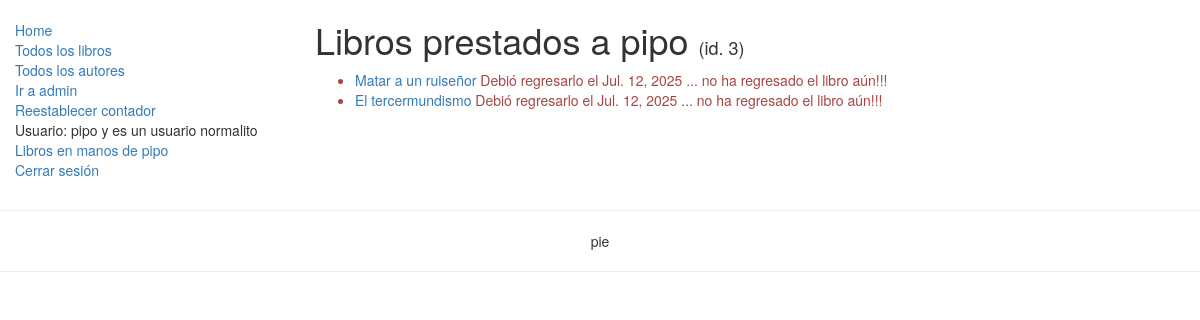
Page /catalogo/LibrosEnManosDelUsuario/pepe (signed in) on the committed database.
### catalogo/models.py (models this page shows, shortened)
class LibroInstancia(models.Model):
    id = models.UUIDField(primary_key=True, default=uuid.uuid4, help_text="ID único para este libro particular en toda la biblioteca")
    libro = models.ForeignKey('Libro', on_delete=models.SET_NULL, null=True)
    imprenta = models.CharField(max_length=200)
    debidoderegresar = models.DateField(null=True, blank=True)
    prestatario = models.ForeignKey(User, on_delete=models.SET_NULL, null=True, blank=True)
    PRESTAMO_STATUS = (
        ('m', 'Mantenimieno'),
        ('p', 'En prestamo'),
        ('d', 'Disponible'),
        ('r', 'Reservado'),
    )
    estatus = models.CharField(max_length=1, choices=PRESTAMO_STATUS, blank=True, default='m', help_text='Disponibilidad del libro')
    class Meta:
        ordering = ["debidoderegresar"] #ordering es un apuntador-identificador de palabra reservada de django para esta clase, no puedo usar el nombre "ordenar".
        permissions = (("puedeMarcarRetornado", "Colocar libro como retornado"),)
    @property
    def estaVencido(self):
        if self.debidoderegresar and date.today() > self.debidoderegresar:
            return True
        return False

class Libro(models.Model):
    titulo = models.CharField(max_length=200)
    autor = models.ForeignKey('Autor', on_delete=models.SET_NULL, null=True)
    descripcion = models.TextField(max_length=1000, help_text="Ingrese una breve descripción del libro")
    isbn = models.CharField('ISBN',max_length=13, help_text='13 Caracteres <a href="https://www.isbn-international.org/content/what-isbn">ISBN number</a>')
    genero = models.ManyToManyField(Genero, help_text="Seleccione un genero para este libro")
    lenguaje = models.ForeignKey('Lenguaje', on_delete=models.SET_NULL, null=True)
    def __str__(self):
        return self.titulo
    def get_absolute_url(self):
        return reverse('detallesDeLibro', args=[str(self.id)])#Para las vistas detalladas que requieren el id de una instancia de este modelo como parámetro en la url, el parámetro name de la función path en el mapeador urls.py debe tener este #nombre ('detallesDeLibro') de url respectivo a dicha vista detallada genérica, de lo contrario se presentará la excepción: Reverse for 'detallesDeLibro' not found. 'libroDetalles' is not a valid view function or pattern name.
    class Meta:
        ordering = ['titulo', 'autor']
    def mostrar_genero(self):
        return ', '.join([ genero.nombre for genero in self.genero.all()[:3] ])
    mostrar_genero.short_description = 'Genero'

### catalogo/views.py (the view)
# urls.py: path('LibrosEnManosDelUsuario/<str:username>', views.ListaLibrosPrestadosAlUsuario.as_view(), name='misLibrosalquilados'),
class ListaLibrosPrestadosAlUsuario(LoginRequiredMixin, generic.ListView):
    model = LibroInstancia
    template_name ='catalogo/listaInstanciasDeLibrosPrestadasAlUsuario.html'
    paginate_by = 2
    def get_queryset(self):
        return LibroInstancia.objects.filter(prestatario=self.request.user).filter(estatus__exact='p').order_by('debidoderegresar')

### catalogo/templates/catalogo/listaInstanciasDeLibrosPrestadasAlUsuario.html
{% extends "base1.html" %}
{% block content %}
    <h1>Libros prestados a {{user.get_username}} <span style="font-size: 18px">({% if user.is_staff %}Usuario staff id.{{user.id}}{% else %}id. {{user.id}}{% endif %})</span></h1>
    {% if libroinstancia_list %}
    <ul>
      {% for instanciaDeLibro in libroinstancia_list %}
      <li class="{% if instanciaDeLibro.estaVencido %}text-danger{% endif %}">
        <a href="{{ instanciaDeLibro.libro.get_absolute_url }}">{{instanciaDeLibro.libro}}</a> {% if not instanciaDeLibro.estaVencido %} Debe regresarlo el {{ instanciaDeLibro.debidoderegresar }}) {% else %} Debió regresarlo el {{ instanciaDeLibro.debidoderegresar }} ... no ha regresado el libro aún!!!{% endif %}
      </li>
      {% endfor %}
    </ul>
    {% else %}
      <p>No hay libros prestados para este usuario.</p>
    {% endif %}
{% endblock %}

### catalogo/templates/base1.html (shortened to what this page needs)
{% load static %}
<!DOCTYPE html>
<html lang="en">
<head>
  <link rel="stylesheet" href="https://maxcdn.bootstrapcdn.com/bootstrap/3.3.7/css/bootstrap.min.css">
  {% load static %}
  <link rel="stylesheet" href="{% static 'css/styles.css' %}">
</head>
<body>
  <div class="container-fluid">
    <div class="row">
      <div class="col-sm-3">
      {% block barraLateral %}
      <ul class="sidebar-nav">
          <li><a href="{% url 'vistaHome' %}">Home</a></li>
          <li><a href="{% url 'todosLoslibros' %}">Todos los libros</a></li>
          <li><a href="{% url 'toditicosLosAutores' %}">Todos los autores</a></li>
          <li><a href="/admin">Ir a admin</a></li>
          <li><a href="{% url 'resetearVisitas' %}">Reestablecer contador</a></li>
          {% if user.is_authenticated %}
            <li>Usuario: {{ user.get_username }} {% if user.groups.all.0.name == "bibliotecarios" %} es bibliotecario {% if user.is_staff %} y perteneca al staff (puede eliminar libros y autores){% endif %}{% else %} y es un usuario normalito{% endif %}</li>
            <li><a href="{% url 'misLibrosalquilados' user.get_username %}">Libros en manos de {{ user.get_username }} </a></li>
            <li><a href="{% url 'logout'%}?next={{request.path}}">Cerrar sesión</a></li>
          {% else %}
          <li><a href="{% url 'login'%}?next={{request.path}}">Iniciar sesión</a></li>
       {% endif %}
      </ul>
     {% endblock %}
      </div>
      <div class="col-sm-7 ">
      {% block content %}{% endblock %}
      </div>
    </div>
  </div>
 <div>
    <hr>
    <p style="text-align: center;">pie</p>
    <hr>
 </div>
</body>
</html>

### static/css/styles.css (style rules this page uses)
.sidebar-nav { margin-top: 20px; padding: 0; list-style: none; }

### rows in the picture
LibroInstancia: libro "Matar a un ruiseñor", debidoderegresar "Jul. 12, 2025"
LibroInstancia: libro "El tercermundismo", debidoderegresar "Jul. 12, 2025"

### other values in the picture
{{ user.get_username }} "pipo"
{{ user.id }} "3"
